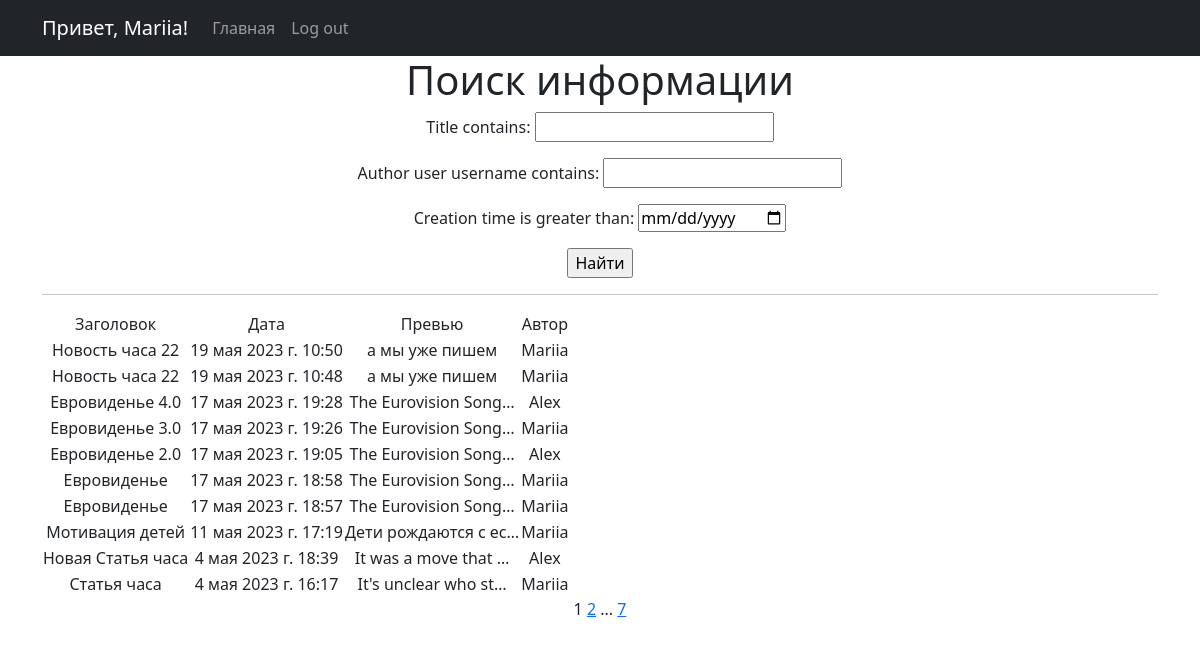
Page /news/search (signed in) on the committed database.
### News_Portal/models.py (models this page shows, shortened)
class Post(models.Model):
    author = models.ForeignKey(Author, on_delete=models.CASCADE)
    type = models.CharField(max_length=2, choices=TYPES, default="news")
    creation_time = models.DateTimeField(auto_now_add=True)
    category = models.ManyToManyField(Category, through="PostCategory")
    title = models.CharField(max_length=255, default="Новость часа")
    text = models.TextField(default="а мы уже пишем")
    rating = models.FloatField(default=0.0)

class Author(models.Model):
    user = models.OneToOneField(User, on_delete=models.CASCADE)
    rating = models.FloatField(default=0.0)
    def __str__(self):
        return self.user.username

### News_Portal/views.py (the view, shortened to what this page needs)
# urls.py: path("search", Search.as_view(), name="news_search"),
class Search(ListView):
    model = Post
    ordering = "-creation_time"
    template_name = "search.html"
    context_object_name = "news"
    paginate_by = 10
    def get_queryset(self):
        queryset = super().get_queryset()
        self.filterset = PostFilter(self.request.GET, queryset)
        return self.filterset.qs
    def get_context_data(self, **kwargs):
        context = super().get_context_data(**kwargs)
        context["filterset"] = self.filterset
        return context

### News_Portal/templatetags/custom_filters.py (called while the page is built)
@register.filter()
def censor(text):
    if not isinstance(text, str):
        raise ValueError("мы только тексты цензурируем в нашей редакции")
    for bad_word in BANNED_WORDS:
        if bad_word in text:
            censored = bad_word[0] + ("*" * (len(bad_word) - 1))
            text = text.replace(bad_word, censored)
        if bad_word.capitalize() in text:
            censored = bad_word[0].capitalize() + ("*" * (len(bad_word) - 1))
            text = text.replace(bad_word, censored)
    return text

### News_Portal/templates/search.html (shortened to what this page needs)
{% extends 'flatpages/default.html' %}
{% load custom_filters %}
{% block content %}
   <h1>Поиск информации</h1>
   <form action="" method="get">
       {{ filterset.form.as_p }}
       <input type="submit" value="Найти" />
   </form>
   <hr>
   {% if news %}
       <table>
           <tr>
               <td>Заголовок</td>
               <td>Дата</td>
               <td>Превью</td>
               <td>Автор</td>
           </tr>
           {% for post in news %}
           <tr>
               <td>{{ post.title|censor }}</td>
               <td>{{ post.creation_time }}</td>
               <td>{{ post.text|truncatechars:20|censor }}</td>
               <td>{{ post.author|truncatechars:20|censor }}</td>
           </tr>
           {% endfor %}
       </table>
   {% else %}
       <h2>Новостей нет!</h2>
   {% endif %}
   {{ page_obj.number }}
   {% if page_obj.has_next %}
       <a href="?page={{ page_obj.next_page_number }}">{{ page_obj.next_page_number }}</a>
       {% if paginator.num_pages != page_obj.next_page_number %}
           ...
           <a href="?page={{ page_obj.paginator.num_pages }}">{{ page_obj.paginator.num_pages }}</a>
       {% endif %}
   {% endif %}
{% endblock content %}

### News_Portal/templates/flatpages/default.html (shortened to what this page needs)
<!DOCTYPE html>
<html lang="en">
    <head>
        {% load static %}
        <link href="{% static 'css/styles.css' %}" rel="stylesheet" />
    </head>
    <body>
        <nav class="navbar navbar-expand-lg navbar-dark bg-dark static-top">
           <div class="container">
               {% if request.user.is_anonymous %}
                    <a class="navbar-brand" href="#">Привет, аноним!</a>
               {% else %}
                    <a class="navbar-brand" href="/profile">Привет, {{ request.user.username }}!</a>
               {% endif %}
               <div class="collapse navbar-collapse" id="navbarResponsive">
                   <ul class="navbar-nav ml-auto">
                       <li class="nav-item active">
                           <a class="nav-link" href="/news">Главная</a>
                       </li>
                       <li class="nav-item active">
                           {% if request.user.is_anonymous %}
                                <a class="nav-link" href="/accounts/login">Log in</a>
                           {% else %}
                                <a class="nav-link" href="/sign/logout">Log out</a>
                           {% endif %}
                       </li>
                   </ul>
               </div>
           </div>
        </nav>
        <div class="container">
           <div class="row">
               <div class="col-lg-12 text-center">
                   {% block content %}{% endblock content %}
               </div>
           </div>
        </div>
    </body>
</html>

### rows in the picture
Post: title|censor "Новость часа 22", creation_time "19 мая 2023 г. 10:50", text|censor "а мы уже пишем", author|censor "Mariia"
Post: title|censor "Новость часа 22", creation_time "19 мая 2023 г. 10:48", text|censor "а мы уже пишем", author|censor "Mariia"
Post: title|censor "Евровиденье 4.0", creation_time "17 мая 2023 г. 19:28", text|censor "The Eurovision Song…", author|censor "Alex"
Post: title|censor "Евровиденье 3.0", creation_time "17 мая 2023 г. 19:26", text|censor "The Eurovision Song…", author|censor "Mariia"
Post: title|censor "Евровиденье 2.0", creation_time "17 мая 2023 г. 19:05", text|censor "The Eurovision Song…", author|censor "Alex"
Post: title|censor "Евровиденье", creation_time "17 мая 2023 г. 18:58", text|censor "The Eurovision Song…", author|censor "Mariia"
Post: title|censor "Евровиденье", creation_time "17 мая 2023 г. 18:57", text|censor "The Eurovision Song…", author|censor "Mariia"
Post: title|censor "Мотивация детей", creation_time "11 мая 2023 г. 17:19", text|censor "Дети рождаются с ес…", author|censor "Mariia"
Post: title|censor "Новая Статья часа", creation_time "4 мая 2023 г. 18:39", text|censor "It was a move that …", author|censor "Alex"
Post: title|censor "Статья часа", creation_time "4 мая 2023 г. 16:17", text|censor "It's unclear who st…", author|censor "Mariia"

### other values in the picture
{{ request.user.username }} "Mariia"
{{ page_obj.number }} "1"
{{ page_obj.next_page_number }} "2"
{{ page_obj.paginator.num_pages }} "7"
